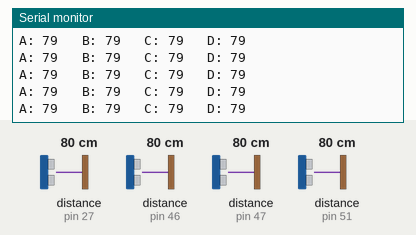
Simulated run of this sketch. Board: Arduino Mega 2560, built with avr-gcc and run on an emulated ATmega2560. Parts: the last lines printed to the serial monitor. Wiring (inferred from the names in the program): 4 × ultrasonic range finder: trigger pin 29, echo pin 27 / trigger pin 48, echo pin 46 / trigger pin 49, echo pin 47 / trigger pin 53, echo pin 51. The inputs (shaded band) are chosen by the test bench; at power-on: distance to the obstacle (sensors on pin 27, pin 46, pin 47, pin 51) 80 cm. The echo pulse lasts 58.3 µs per cm.

Above: at 1.2 s.
1.3 s: distance to the obstacle (sensor on pin 27) set to 2 cm
At 1.9 s:
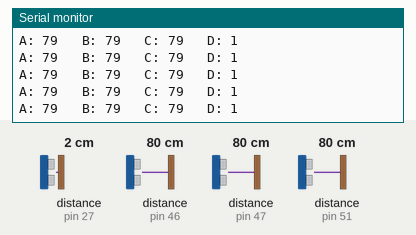
4.3 s: distance to the obstacle (sensor on pin 46) set to 4 cm
At 5.4 s:
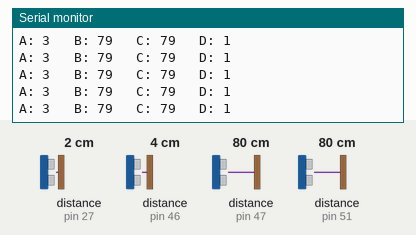
7.3 s: distance to the obstacle (sensor on pin 47) set to 120 cm
At 8.3 s:
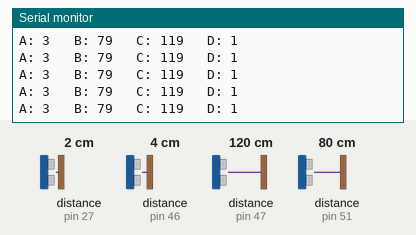
10.3 s: distance to the obstacle (sensor on pin 51) set to 2 cm
At 11.2 s:
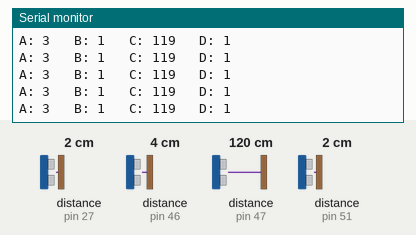
13.3 s: distance to the obstacle (sensor on pin 27) set to 35 cm
At 14.3 s:
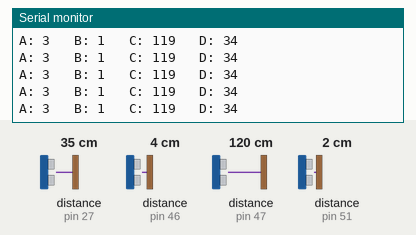
16.3 s: distance to the obstacle (sensor on pin 46) set to 18 cm
At 17.1 s:
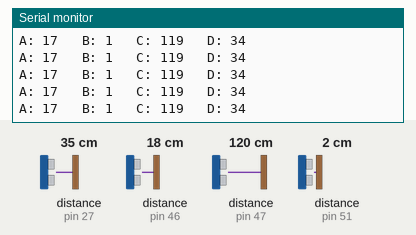
Timing chart, 0 to 19.3 s (numbered marks = the images above; inputs shaded):
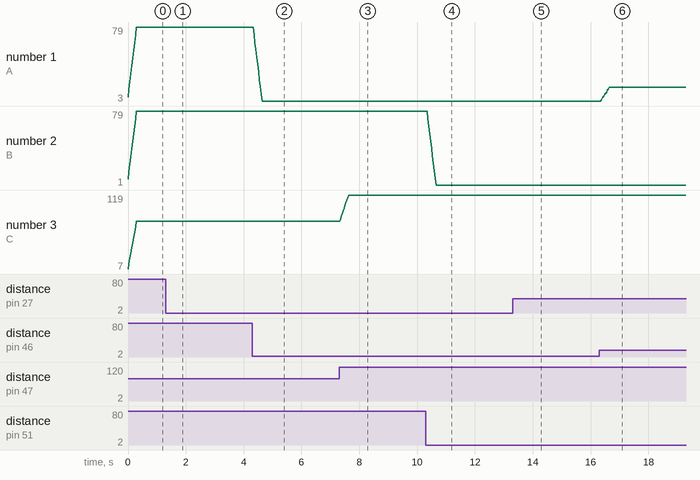

Measured:
- after the input at 1.3 s, the serial monitor: prints a new line at once (image 1)
- after the input at 4.3 s, the serial monitor: prints a new line after 0.06 s (image 2)
- after the input at 7.3 s, the serial monitor: prints a new line after 0.05 s (image 3)
- after the input at 10.3 s, the serial monitor: prints a new line after 0.07 s (image 4)
- after the input at 13.3 s, the serial monitor: prints a new line after 0.07 s (image 5)
- after the input at 16.3 s, the serial monitor: prints a new line after 0.06 s (image 6)
- plotted number 1: 79 → 3 after the input at 4.3 s, 3 → 17 after the input at 16.3 s
- plotted number 3: 79 → 119 after the input at 7.3 s

The sketch:

sensor_test.ino
```cpp
//
//        FRONT of igvc
//      ================
//      A     B C      D
//      ||             ||
//      ||             ||
//      ||             ||
//
//             {}

// A: trigger 48  echo 46
// B: trigger 53  echo 51
// C: trigger 49 echo 47
// D: trigger 29 echo 27

//SENSOR A (Left)
#define echoA 46 // Echo Pin for sensor A
#define trigA 48 // Trigger Pin for sensor A

#define echoB 51 // Echo Pin for sensor A
#define trigB 53 // Trigger Pin for sensor A

#define echoC 47 // Echo Pin for sensor B
#define trigC 49 // Trigger Pin for sensor C

#define echoD 27 // Echo Pin for sensor B
#define trigD 29 // Trigger Pin for sensor C

long durationA, distanceA; // Duration and distace varialbes for sensorA
long durationB, distanceB; // Duration and distace varialbes for sensorB
long durationC, distanceC; // Duration and distace varialbes for sensorC
long durationD, distanceD; // Duration and distace varialbes for sensorC


int maximumRange = 200; // Maximum range for all sensors
int minimumRange = 0; // Minimum range for all sensors


//averaging variables
const int numReadingsA = 10;
int readingsA[numReadingsA];      // the readings from the analog input
int readIndexA = 0;              // the index of the current reading
int totalA = 0;                  // the running total
int averageA = 0;


const int numReadingsB = 10;
int readingsB[numReadingsB];      // the readings from the analog input
int readIndexB = 0;              // the index of the current reading
int totalB = 0;                  // the running total
int averageB = 0;


const int numReadingsC = 10;
int readingsC[numReadingsC];      // the readings from the analog input
int readIndexC = 0;              // the index of the current reading
int totalC = 0;                  // the running total
int averageC = 0;


const int numReadingsD = 10;
int readingsD[numReadingsD];      // the readings from the analog input
int readIndexD = 0;              // the index of the current reading
int totalD = 0;                  // the running total
int averageD = 0;

void setup() {
  pinMode(trigA, OUTPUT);
  pinMode(echoA, INPUT);


  pinMode(trigB, OUTPUT);
  pinMode(echoB, INPUT);


  pinMode(trigC, OUTPUT);
  pinMode(echoC, INPUT);

  pinMode(trigD, OUTPUT);
  pinMode(echoD, INPUT);
  Serial.begin(9600);

  //reset smoothing arrays
  for (int thisReadingA = 0; thisReadingA < numReadingsA; thisReadingA++) {
    readingsA[thisReadingA] = 0;
  }

  for (int thisReadingB = 0; thisReadingB < numReadingsB; thisReadingB++) {
    readingsB[thisReadingB] = 0;
  }

  for (int thisReadingC = 0; thisReadingC < numReadingsC; thisReadingC++) {
    readingsC[thisReadingC] = 0;
  }

  for (int thisReadingD = 0; thisReadingD < numReadingsD; thisReadingD++) {
    readingsD[thisReadingD] = 0;
  }


}

int getDistA()
{
  digitalWrite(trigA, LOW);
  delayMicroseconds(2);

  digitalWrite(trigA, HIGH);
  delayMicroseconds(10);

  digitalWrite(trigA, LOW);
  durationA = pulseIn(echoA, HIGH);

  //Calculate the distance (in cm) based on the speed of sound.
  distanceA = durationA / 58.2;


  // subtract the last reading:
  totalA = totalA - readingsA[readIndexA];
  // read from the sensor:
  readingsA[readIndexA] = distanceA;
  // add the reading to the total:
  totalA = totalA + readingsA[readIndexA];
  // advance to the next position in the array:
  readIndexA = readIndexA + 1;

  // if we're at the end of the array...
  if (readIndexA >= numReadingsA) {
    // ...wrap around to the beginning:
    readIndexA = 0;
  }

  // calculate the average:
  averageA = totalA / numReadingsA;


  return averageA;

}

int getDistB()
{
  digitalWrite(trigB, LOW);
  delayMicroseconds(2);

  digitalWrite(trigB, HIGH);
  delayMicroseconds(10);

  digitalWrite(trigB, LOW);
  durationB = pulseIn(echoB, HIGH);

  //Calculate the distance (in cm) based on the speed of sound.
  distanceB = durationB / 58.2;

  // subtract the last reading:
  totalB = totalB - readingsB[readIndexB];
  // read from the sensor:
  readingsB[readIndexB] = distanceB;
  // add the reading to the total:
  totalB = totalB + readingsB[readIndexB];
  // advance to the next position in the array:
  readIndexB = readIndexB + 1;

  // if we're at the end of the array...
  if (readIndexB >= numReadingsB) {
    // ...wrap around to the beginning:
    readIndexB = 0;
  }

  // calculate the average:
  averageB = totalB / numReadingsB;


  return averageB;


}

int getDistC()
{
  digitalWrite(trigC, LOW);
  delayMicroseconds(2);

  digitalWrite(trigC, HIGH);
  delayMicroseconds(10);

  digitalWrite(trigC, LOW);
  durationC = pulseIn(echoC, HIGH);

  //Calculate the distance (in cm) based on the speed of sound.
  distanceC = durationC / 58.2;

  // subtract the last reading:
  totalC = totalC - readingsC[readIndexC];
  // read from the sensor:
  readingsC[readIndexC] = distanceC;
  // add the reading to the total:
  totalC = totalC + readingsC[readIndexC];
  // advance to the next position in the array:
  readIndexC = readIndexC + 1;

  // if we're at the end of the array...
  if (readIndexC >= numReadingsC) {
    // ...wrap around to the beginning:
    readIndexC = 0;
  }

  // calculate the average:
  averageC = totalC / numReadingsC;


  return averageC;


}

int getDistD()
{
  digitalWrite(trigD, LOW);
  delayMicroseconds(2);

  digitalWrite(trigD, HIGH);
  delayMicroseconds(10);

  digitalWrite(trigD, LOW);
  durationD = pulseIn(echoD, HIGH);

  //Calculate the distance (in cm) based on the speed of sound.
  distanceD = durationD / 58.2;

  // subtract the last reading:
  totalD = totalD - readingsD[readIndexD];
  // read from the sensor:
  readingsD[readIndexD] = distanceD;
  // add the reading to the total:
  totalD = totalD + readingsD[readIndexD];
  // advance to the next position in the array:
  readIndexD = readIndexD + 1;

  // if we're at the end of the array...
  if (readIndexD >= numReadingsD) {
    // ...wrap around to the beginning:
    readIndexD = 0;
  }

  // calculate the average:
  averageD = totalD / numReadingsD;


  return averageD;


}


void loop() {
  Serial.print("A: ");
  Serial.print(getDistA());
  Serial.print("   B: ");
  Serial.print(getDistB());
  Serial.print("   C: ");
  Serial.print(getDistC());
  Serial.print("   D: ");
  Serial.print(getDistD());

  Serial.println("");


  delay(10);

}
```
